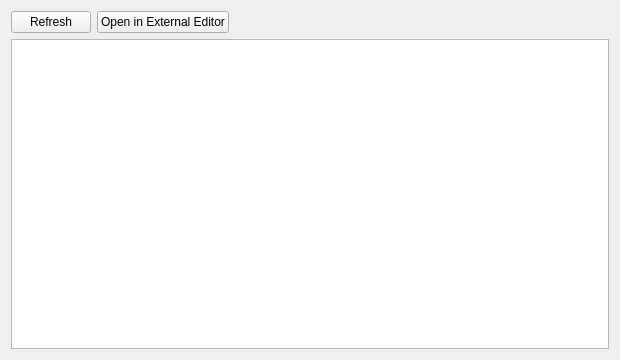
<?xml version="1.0" encoding="UTF-8"?>
<ui version="4.0">
 <class>GameConfigEdit</class>
 <widget class="QWidget" name="GameConfigEdit">
  <property name="geometry">
   <rect>
    <x>0</x>
    <y>0</y>
    <width>620</width>
    <height>360</height>
   </rect>
  </property>
  <layout class="QVBoxLayout" name="rootLayout">
   <item>
    <layout class="QHBoxLayout" name="buttonLayout">
     <item>
      <widget class="QPushButton" name="refreshButton">
       <property name="text">
        <string>Refresh</string>
       </property>
      </widget>
     </item>
     <item>
      <widget class="QPushButton" name="externalEditorButton">
       <property name="text">
        <string>Open in External Editor</string>
       </property>
      </widget>
     </item>
     <item>
      <spacer name="buttonSpacer">
       <property name="orientation">
        <enum>Qt::Orientation::Horizontal</enum>
       </property>
       <property name="sizeHint" stdset="0">
        <size>
         <width>40</width>
         <height>20</height>
        </size>
       </property>
      </spacer>
     </item>
    </layout>
   </item>
   <item>
    <widget class="QTextEdit" name="textEdit">
     <property name="acceptRichText">
      <bool>false</bool>
     </property>
    </widget>
   </item>
  </layout>
 </widget>
 <tabstops>
  <tabstop>refreshButton</tabstop>
  <tabstop>externalEditorButton</tabstop>
  <tabstop>textEdit</tabstop>
 </tabstops>
 <resources/>
 <connections/>
</ui>
